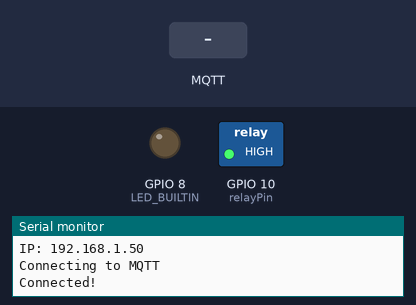
This sketch was run on a simulated ESP32-C3. Parts: switched loads named in the sketch (green lamp = pin HIGH), output pins drawn as LEDs (lit = HIGH), the last lines printed to the serial monitor. Inputs (shaded band) come from the test bench. WiFi joins after 1.5 s; servers stay silent unless stated; no MQTT or app messages arrive unless stated.

Above: at 4.4 s.
4.5 s: MQTT message "ON" arrives on the first subscribed topic
At 6.3 s:
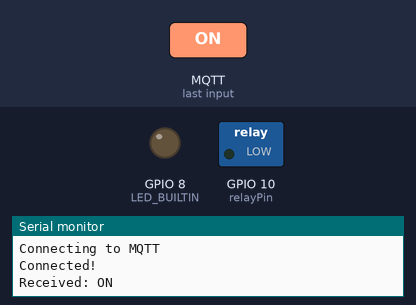
7.0 s: MQTT message "OFF" arrives on the first subscribed topic
At 9.4 s:
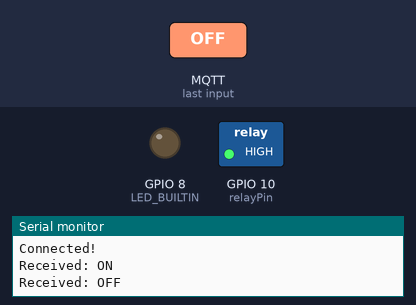
Timing chart, 0 to 10.9 s (numbered marks = the images above; inputs shaded):
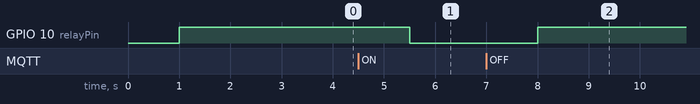

Measured:
- after the input at 4.5 s, GPIO 10 (relayPin): HIGH → LOW after 1.0 s
- after the input at 7.0 s, GPIO 10 (relayPin): LOW → HIGH after 1.0 s

The sketch:

mqtt_demo_esp32.ino
```cpp
#include <WiFi.h> // For ESP32
#include <ArduinoMqttClient.h>

char ssid[] = "Airtel_Gaurav_5G";
char pass[] = "4Mice@Home";

WiFiClient wifiClient;
MqttClient mqttClient(wifiClient);

const char broker[] = "test.mosquitto.org";
int port = 1883;

const char lightSetTopic[] = "gaurav03071992_home/light/set";       // Flutter → Arduino
const char lightStatusTopic[] = "gaurav03071992_home/light/status"; // Arduino → Flutter

const int relayPin = 10;
bool lightState = false;

void onMessageReceived(int messageSize) {
  String message = mqttClient.readString();

  Serial.print("Received: ");
  Serial.println(message);

  if (message == "ON") {
    lightState = true;
    digitalWrite(relayPin, LOW);
  }
  else if (message == "OFF") {
    lightState = false;
    digitalWrite(relayPin, HIGH);
  }

  // Publish current state back
  mqttClient.beginMessage(lightStatusTopic);
  mqttClient.print(lightState ? "ON" : "OFF");
  mqttClient.endMessage();
}

void setup() {
  Serial.begin(115200);
  delay(1000);   // Important for ESP32-C3

  pinMode(relayPin, OUTPUT);
  digitalWrite(relayPin, HIGH);

  // Connect WiFi
  WiFi.disconnect(true);   // Stop connection and clear previous config
  delay(200);

  WiFi.mode(WIFI_STA);
  WiFi.setAutoReconnect(true);
  WiFi.begin(ssid, pass);

  Serial.print("Connecting WiFi");
  while (WiFi.status() != WL_CONNECTED) {
    Serial.print(".");
    delay(1000);
  }
  Serial.println("\nConnected!");

  Serial.print("IP: ");
  Serial.println(WiFi.localIP());

  // Connect MQTT
  mqttClient.onMessage(onMessageReceived);

  Serial.print("Connecting to MQTT");
  while (!mqttClient.connect(broker, port)) {
    Serial.print(".");
    delay(1000);
  }
  Serial.println("\nConnected!");

  mqttClient.subscribe(lightSetTopic);

  pinMode(LED_BUILTIN, OUTPUT);
}

void loop() {
  mqttClient.poll();
}
```
